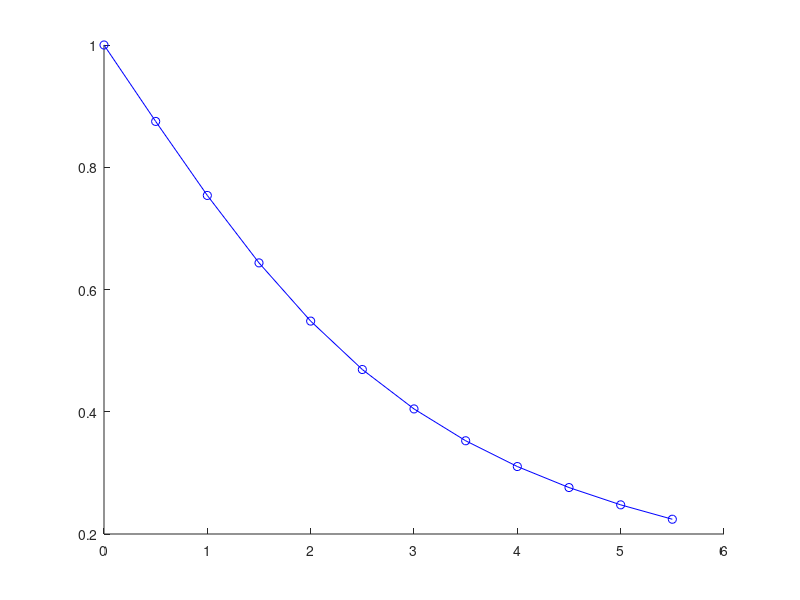

Source code (MATLAB): (Note: this script raises an error after producing the figure.)
% Backward Euler's method
 f = @(t, y) -(y^2);
exact = @(t) (1 / (t + 1));
 a = 0;
 b = 5;
 n = 10;
 y0 = 1;

 h = (b-a)/n;
 t=[a zeros(1, n)];
 y=[y0 zeros(1, n)];
 yex=[length(t)];

 for i = 1:n+1
   t(i+1)= t(i) + h;
   yprime = y(i) + h * f(t(i), y(i));
   y(i+1)= y(i) + h * f(t(i+1), yprime);
   fprintf('%5.4f  %11.8f\n', t(i), y(i));
   yex(i) = exact(t(i));
 end

plot(t, y,'b-o', t, yex, 'g');
title('Euler-Explicit-Method---Numerical Solution---');
xlabel('t');
ylabel('y');
legend({'Approximate','Exact'},'Location','northwest');
grid on;
hold on;
